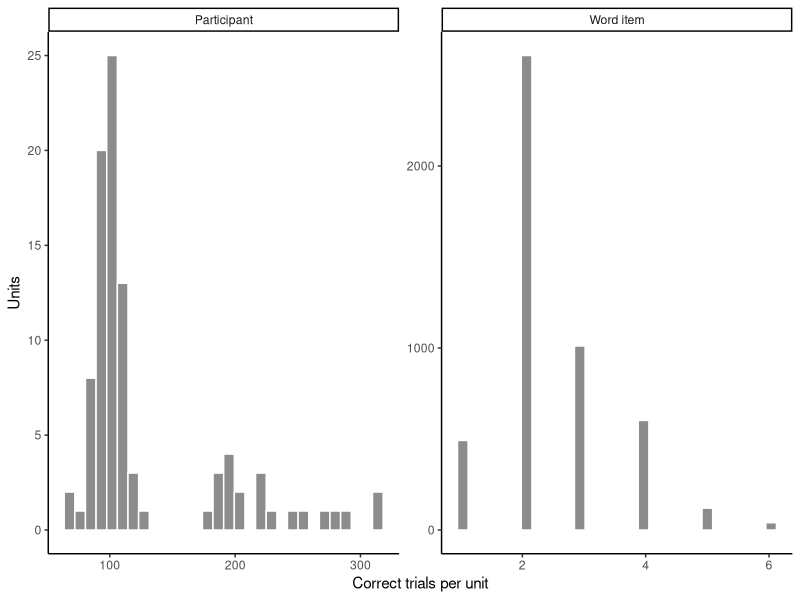

The R script that drew this image:
## ---- chunk 1
#| label: mald-icc
library(lme4)
library(ggplot2)

mald <- read.csv("data/mald/mald-connected-trials.csv")
mald <- subset(mald, correct == 1L)

fit <- lmer(
  log_rt ~ 1 +
    (1 | participant_id) +
    (1 | item),
  data = mald,
  control = lmerControl(optimizer = "bobyqa")
)

variance_table <- as.data.frame(VarCorr(fit))
participant_variance <- variance_table$vcov[
  variance_table$grp == "participant_id" & is.na(variance_table$var2)
]
item_variance <- variance_table$vcov[
  variance_table$grp == "item" & is.na(variance_table$var2)
]
residual_variance <- sigma(fit)^2
total_variance <- participant_variance + item_variance + residual_variance

icc <- data.frame(
  shared_unit = c("Participant", "Word item", "Participant and word"),
  covariance = c(
    participant_variance,
    item_variance,
    participant_variance + item_variance
  )
)
icc$correlation <- icc$covariance / total_variance
icc
## ---- chunk 2
#| label: plot-mald-icc-repetition
repetition_data <- rbind(
  data.frame(
    unit = "Participant",
    repetitions = as.numeric(table(mald$participant_id))
  ),
  data.frame(
    unit = "Word item",
    repetitions = as.numeric(table(mald$item))
  )
)

ggplot(repetition_data, aes(x = repetitions)) +
  geom_histogram(bins = 30, fill = "grey55", color = "white") +
  facet_wrap(~unit, scales = "free") +
  labs(x = "Correct trials per unit", y = "Units") +
  theme_classic()
